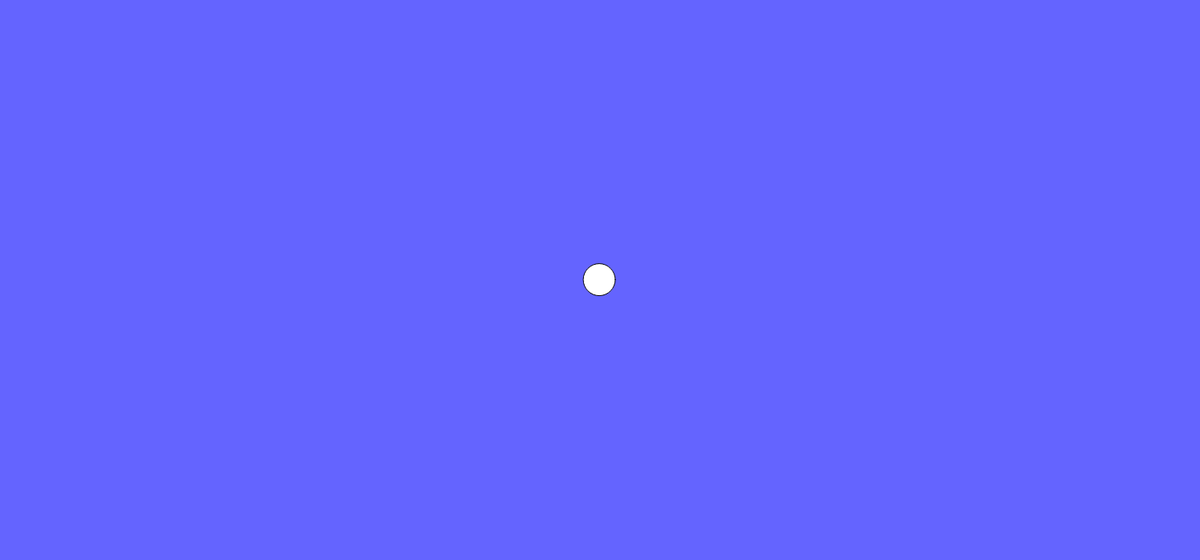
Frame 1 (no input)
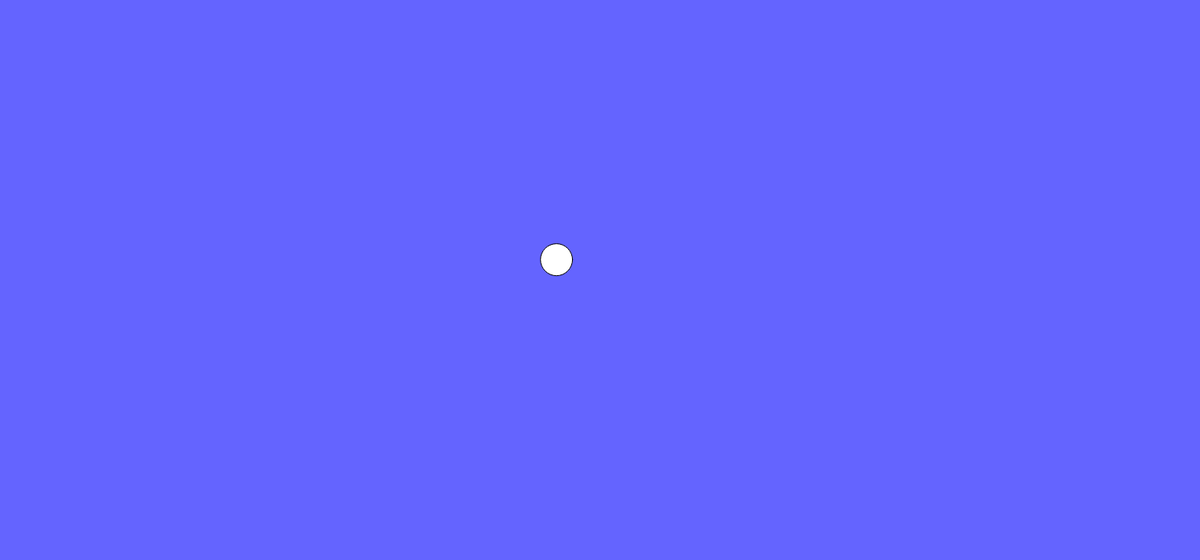
Frame 60 (no input)
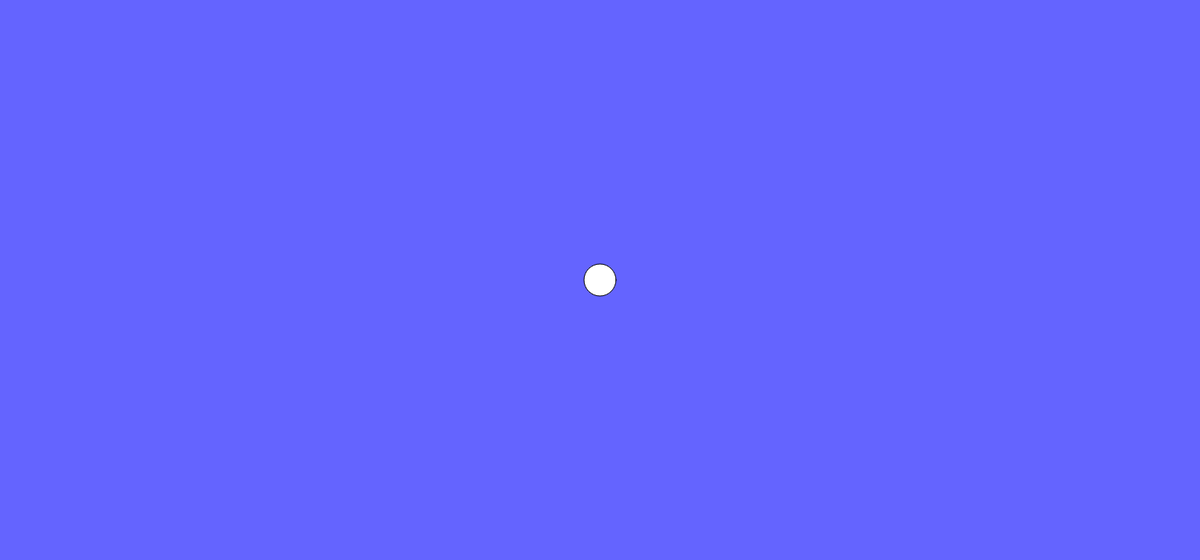
Frame 120 (the mouse pressed at the canvas centre since frame 60)

The p5.js sketch that drew these frames (run headless with seeded random() and noise() and a simulated clock; from frame 60 on, the mouse is pressed at the canvas centre):

// p5.js sketch
// ── sketch.js
class Circle
{
	constructor()
	{
		this.x = width/2;
		this.y = height/2;
	}
	move()
	{
		this.Vx = mouseX - this.x;
		this.Vy = mouseY - this.y;
		this.Ux = this.Vx/sqrt(this.Vx * this.Vx + this.Vy * this.Vy);
		this.Uy = this.Vy/sqrt(this.Vx * this.Vx + this.Vy * this.Vy);
		this.x = this.x + 1 * this.Ux;
		this.y = this.y + 1 * this.Uy;
	}
	Draw()
	{
		fill(255);
		ellipse(this.x,this.y,40,40);
	}
}

function setup() {
  createCanvas(1500,700);
  circle = new Circle();
}

function draw() {
  background(100,100,255);
  circle.move();
  circle.Draw();
}
